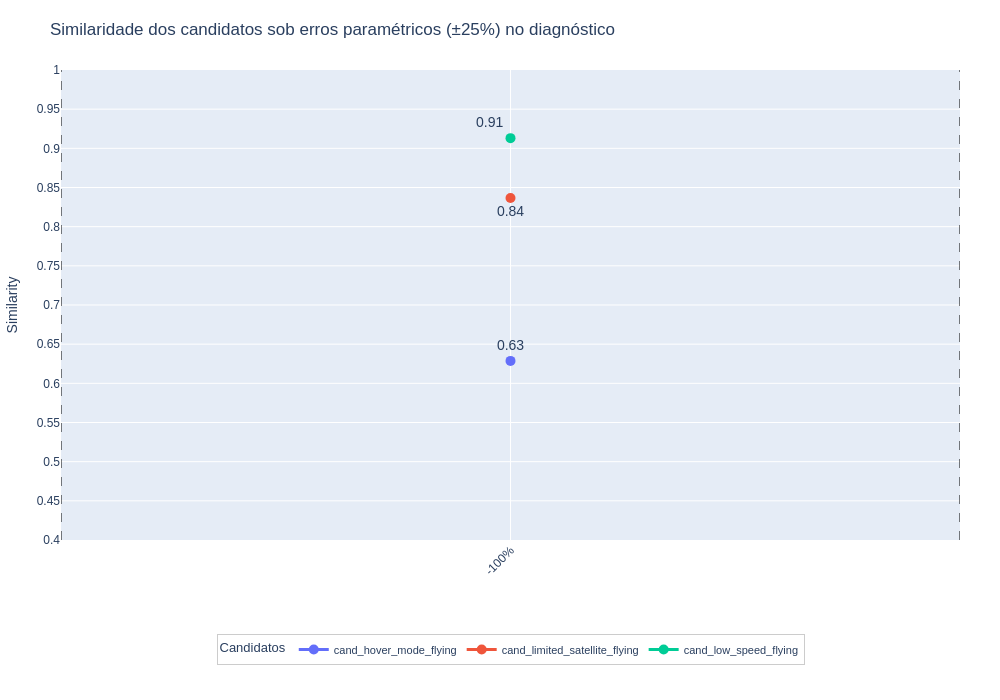

The code cell stored with this chart in its notebook:
### Code cell
import pandas as pd
import plotly.graph_objects as go

# Ordem dos diagnósticos no eixo X:
diagnosis_order = [
    "diagnosed_minus_100",
    "diagnosed_minus_75",
    "diagnosed_minus_50",
    "diagnosed_minus_25",
    "diagnosed_baseline",
    "diagnosed_plus_25",
    "diagnosed_plus_50",
    "diagnosed_plus_75",
    "diagnosed_plus_100",
]

# Rótulos bonitos para o eixo X (erro percentual)
error_labels = [
    "-100%", "-75%", "-50%", "-25%",
    "0%",
    "+25%", "+50%", "+75%", "+100%",
]

# Pivot: linhas = candidatos, colunas = diagnosticados, valores = similaridade
df_pivot = df.pivot(
    index="candidate_name",
    columns="diagnosed_name",
    values="similarity_result"
)

# Garante que só usamos as colunas na ordem desejada e que existem no df
cols_present = [col for col in diagnosis_order if col in df_pivot.columns]
df_pivot = df_pivot[cols_present]

fig = go.Figure()

# Posições alternadas para os textos de cada candidato
positions = ["top center", "bottom center", "top left", "bottom left"]

# Scatter + linhas com texto em todas as séries, mas posições alternadas
for i, cand in enumerate(df_pivot.index):
    similarity_vals = df_pivot.loc[cand].values
    similarity_texts = [f"{v:.2f}" for v in similarity_vals]

    fig.add_trace(go.Scatter(
        x=df_pivot.columns,
        y=similarity_vals,
        mode='lines+markers+text',
        name=str(cand),
        line=dict(width=3),
        marker=dict(size=10),
        text=similarity_texts,
        textposition=positions[i % len(positions)],  # alterna posição do texto
        textfont=dict(size=14),
    ))

# Índice do baseline na ordem efetivamente usada
baseline_name = "diagnosed_baseline"
if baseline_name in df_pivot.columns:
    baseline_idx = df_pivot.columns.tolist().index(baseline_name)

    # Linhas verticais tracejadas finas ao redor do baseline
    fig.add_vline(
        x=baseline_idx - 0.48,
        line_width=1,
        line_dash="dash",
        line_color="black",
        opacity=0.5,
        layer='above'
    )
    fig.add_vline(
        x=baseline_idx + 0.48,
        line_width=1,
        line_dash="dash",
        line_color="black",
        opacity=0.5,
        layer='above'
    )

fig.update_layout(
    title='Similaridade dos candidatos sob erros paramétricos (±25%) no diagnóstico',
    yaxis=dict(
        title='Similarity',
        range=[0.4, 1],   # limite mínimo 0.4 e máximo 1
        dtick=0.05
    ),
    xaxis=dict(
        tickangle=-45,
        categoryorder='array',
        categoryarray=df_pivot.columns.tolist(),
        tickvals=df_pivot.columns.tolist(),
        ticktext=error_labels[:len(df_pivot.columns)]
    ),
    width=1000,
    height=700,
    legend=dict(
        title="Candidatos",
        orientation="h",
        xanchor="center", x=0.5,
        yanchor="top",    y=-0.20,
        bgcolor="rgba(255,255,255,0.95)",
        bordercolor="#ccc",
        borderwidth=1,
        font=dict(size=11)
    ),
    margin=dict(l=40, r=40, t=70, b=160),
    font=dict(
        family="Arial",
        size=12
    )
)

fig.show()

### Figure 1 — Plotly figure (JSON) as saved in the notebook; plotly's stock layout.template omitted (floating-point values rounded to 4 significant figures)
{"data": [{"line": {"width": 3}, "marker": {"size": 10}, "mode": "lines+markers+text", "name": "cand_hover_mode_flying", "text": ["0.63"], "textfont": {"size": 14}, "textposition": "top center", "type": "scatter", "x": ["diagnosed_baseline"], "y": [0.6286]}, {"line": {"width": 3}, "marker": {"size": 10}, "mode": "lines+markers+text", "name": "cand_limited_satellite_flying", "text": ["0.84"], "textfont": {"size": 14}, "textposition": "bottom center", "type": "scatter", "x": ["diagnosed_baseline"], "y": [0.8367]}, {"line": {"width": 3}, "marker": {"size": 10}, "mode": "lines+markers+text", "name": "cand_low_speed_flying", "text": ["0.91"], "textfont": {"size": 14}, "textposition": "top left", "type": "scatter", "x": ["diagnosed_baseline"], "y": [0.913]}], "layout": {"font": {"family": "Arial", "size": 12}, "height": 700, "legend": {"bgcolor": "rgba(255,255,255,0.95)", "bordercolor": "#ccc", "borderwidth": 1, "font": {"size": 11}, "orientation": "h", "title": {"text": "Candidatos"}, "x": 0.5, "xanchor": "center", "y": -0.2, "yanchor": "top"}, "margin": {"b": 160, "l": 40, "r": 40, "t": 70}, "shapes": [{"layer": "above", "line": {"color": "black", "dash": "dash", "width": 1}, "opacity": 0.5, "type": "line", "x0": -0.48, "x1": -0.48, "xref": "x", "y0": 0, "y1": 1, "yref": "y domain"}, {"layer": "above", "line": {"color": "black", "dash": "dash", "width": 1}, "opacity": 0.5, "type": "line", "x0": 0.48, "x1": 0.48, "xref": "x", "y0": 0, "y1": 1, "yref": "y domain"}], "title": {"text": "Similaridade dos candidatos sob erros paramétricos (±25%) no diagnóstico"}, "width": 1000, "xaxis": {"categoryarray": ["diagnosed_baseline"], "categoryorder": "array", "tickangle": -45, "ticktext": ["-100%"], "tickvals": ["diagnosed_baseline"]}, "yaxis": {"dtick": 0.05, "range": [0.4, 1], "title": {"text": "Similarity"}}}}
